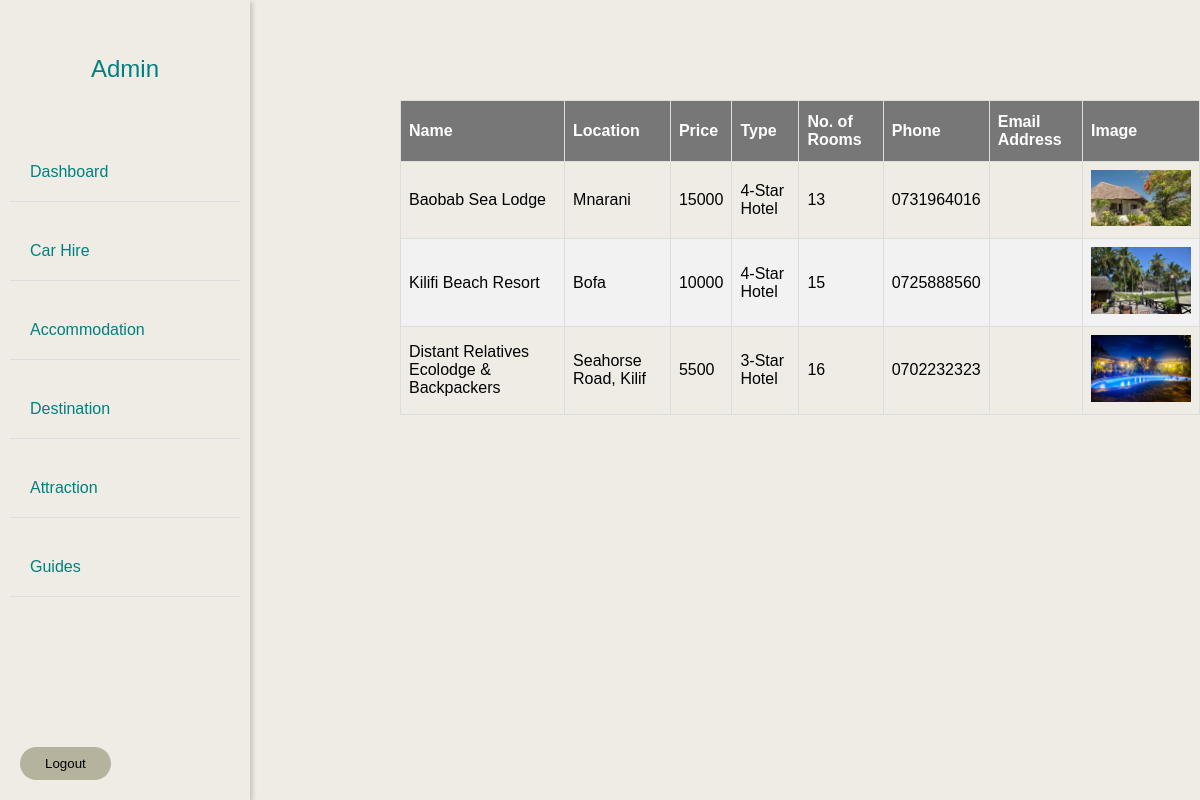
The page /newaccommodation/accommodationlist/ on the database its author committed.
### Karibu_Kilifi/models.py (models this page shows, shortened)
class accommodation(models.Model):
    name = models.CharField(max_length=50, verbose_name='Name')
    location = models.CharField(max_length=20, verbose_name='Location')
    price = models.IntegerField(verbose_name='Price')
    image = models.ImageField(verbose_name='Image', blank=True)
    description = models.TextField(max_length=100, verbose_name='Description')
    type = models.CharField(max_length=20, verbose_name='Type')
    rooms = models.IntegerField(verbose_name='No. of rooms')
    phone = models.CharField(verbose_name='Contact Phone', blank=True, max_length=15)
    email_address = models.EmailField(verbose_name='Email Address', blank=True)

### Karibu_Kilifi/views.py (the view)
# urls.py: path('newaccommodation/accommodationlist/', accommodation_List),
def accommodation_List(request):
    accommodationList = accommodation.objects.all()
    return render(request, 'Accommodations/Admin/accommodationlist.html', {"accommodation": accommodationList})

### templates/Accommodations/Admin/accommodationlist.html (shortened to what this page needs)
{% extends 'AdminIndex.html' %}
{% block content %}
    <div class="tablelist">
    <table id="cars">
    <thead>
        <tr>
            <th>Name</th>
            <th>Location</th>
            <th>Price</th>
            <th>Type</th>
            <th>No. of Rooms</th>
            <th>Phone</th>
            <th>Email Address</th>
            <th>Image</th>
        </tr>
    </thead>
    <tbody>
    {% for accommodations in accommodation %}
    <tr>
        <td> {{accommodations.name}} </td>
        <td>{{ accommodations.location }}</td>
        <td>{{ accommodations.price }}</td>
        <td>{{ accommodations.type }}</td>
        <td>{{ accommodations.rooms }}</td>
        <td>{{ accommodations.phone }}</td>
        <td>{{ accommodations.email_address }}</td>
        <td>
            {% if accommodations.image %}
                <img src="{{ accommodations.image.url }}" alt="Hotel" style="max-width: 100px; max-height: 100px;">
            {% else %}
                No Image Available
            {% endif %}
        </td>
    </tr>
        {% endfor %}
    </tbody>
</table>
    </div>
{% endblock %}

### static/admincss.css (style rules this page uses)
body, h1, h2, h3, p, ul { margin: 0; padding: 0; background-color: #eeece4; }
body { font-family: Arial, sans-serif; display: flex; }
body, h1, h2, h3, p { margin: 0; padding: 0; }
body { font-family: Arial, sans-serif; }
#cars { font-family: "Trebuchet MS", Arial, Helvetica, sans-serif; border-collapse: collapse; width: 100%; }
#cars td, #cars th { border: 1px solid #ddd; padding: 8px; }
#cars tr:nth-child(even) { background-color: #f2f2f2; }
#cars th { padding-top: 12px; padding-bottom: 12px; text-align: left; background-color: #777777; color: white; }
.tablelist { padding-top: 100px; }

### rows shown on the page
accommodation: name "Baobab Sea Lodge", location "Mnarani", price "15000", type "4-Star Hotel", rooms "13", phone "0731964016", image (picture)
accommodation: name "Kilifi Beach Resort", location "Bofa", price "10000", type "4-Star Hotel", rooms "15", phone "0725888560", image (picture)
accommodation: name "Distant Relatives Ecolodge & Backpackers", location "Seahorse Road, Kilif", price "5500", type "3-Star Hotel", rooms "16", phone "0702232323", image (picture)
